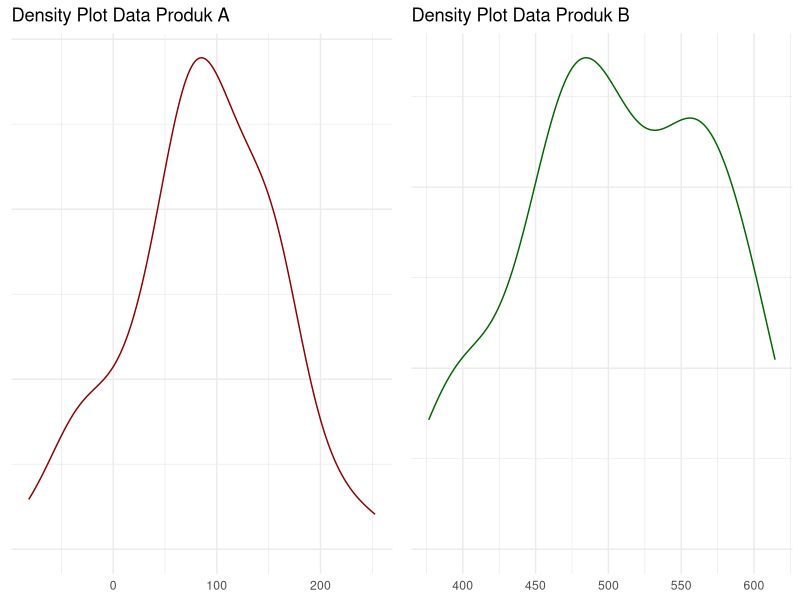
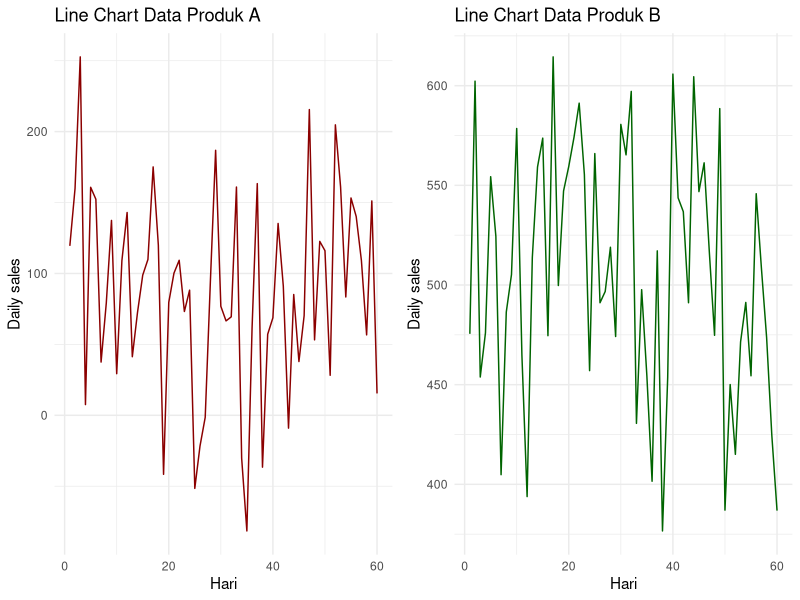

The R source for these figures, in order:
## ---- chunk 1
knitr::opts_chunk$set(echo = TRUE)
## ---- chunk 2
rm(list=ls())

library(dplyr)
library(ggplot2)
library(ggpubr)

n = 60
A = rnorm(n,mean = 100,sd = 70)
B = rnorm(n,mean = 500,sd = 70)

df = data.frame(id = 1:n,
                A,B)
plt1 = 
  df %>%
  ggplot(aes(x = A)) +
  geom_density(color = "darkred") +
  labs(title = "Density Plot Data Produk A") +
  theme_minimal() +
  theme(axis.text.y = element_blank(),
        axis.title = element_blank())

plt2 = 
  df %>%
  ggplot(aes(x = B)) +
  geom_density(color = "darkgreen") +
  labs(title = "Density Plot Data Produk B") +
  theme_minimal() +
  theme(axis.text.y = element_blank(),
        axis.title = element_blank())

ggarrange(plt1,plt2,ncol = 2)
## ---- chunk 3
plt3 = 
  df %>% 
  ggplot(aes(x = id,
             y = A)) +
  geom_line(group = 1,color = "darkred") +
  labs(x = "Hari",
       y = "Daily sales",
       title = "Line Chart Data Produk A") +
  theme_minimal()

plt4 = 
  df %>% 
  ggplot(aes(x = id,
             y = B)) +
  geom_line(group = 1,color = "darkgreen") +
  labs(x = "Hari",
       y = "Daily sales",
       title = "Line Chart Data Produk B") +
  theme_minimal()

ggarrange(plt3,plt4,ncol = 2)
